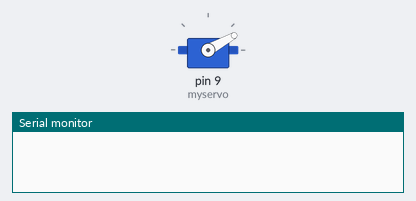
The sketch below on a simulated Arduino Uno, built with avr-gcc and run on an emulated ATmega328P. Parts: servo, the last lines printed to the serial monitor.

Above: at 0.4 s.
At 1.0 s:
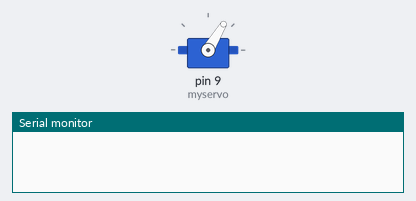
At 1.7 s:
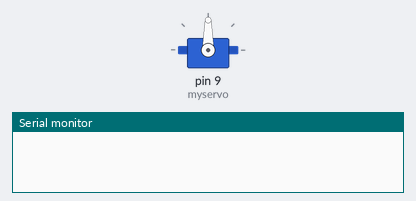
At 2.2 s:
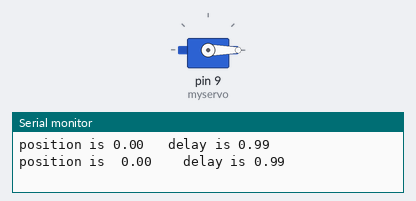
Timing chart, 0 to 3.7 s (numbered marks = the images above):
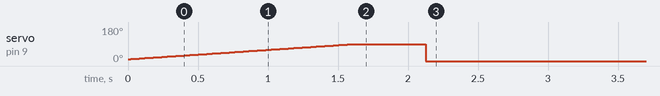

The sketch:

slave.ino
```cpp
#include <Wire.h>
#include <Servo.h>
Servo myservo;
float pos = 0;
float pp;
int in;
float m;

float t;
int z=0;
float q=0;
float h=0;
float d=2;
void setup()
{
  Serial.begin(9600);
  myservo.attach(9);
  Wire.begin(7);
  Wire.onReceive(e);
  for (in = 10; in <= 90; in += 1)
  {
   myservo.write(in);
   delay(20);
  }
  delay(500);

}

void loop()
{
    for (pos = q; pos <= h; pos += 1)
    {
      myservo.write(pos);
      pp=map(pos,q,h,0,180);
      m = 12-(10.24*sin(0.0174532925*pp));
      delay((d*m)+1);
      Serial.print("position is ");
      Serial.print(pos);
      Serial.print("\t delay is ");
      Serial.println(24/(m*d));
    }
    for (pos =h; pos >=q; pos -= 1)
    {
      myservo.write(pos);
      pp=map(pos,q,h,0,180);
      m = 12-(10.24*sin(0.0174532925*pp));
      delay((d*m)+1);
      Serial.print("position is  ");
      Serial.print(pos);
      Serial.print("\t  delay is ");
      Serial.println(24/(m*d));

    }
}

void e(int b)
{
  float f = Wire.read();
  float y = Wire.read();
  int x = Wire.read();
  float k = Wire.read();
  t=1997.22*f;
  delay(15);
  z=x;
  if(z==1){
  delay(t/4);
  q=y;
  h=(180-y);

  d=k;
  }
}
```

Measured:
- by itself, servo on pin 9 (myservo): rises from 10° to 90° in 1.6 s, then falls to 0° in 0.52 s
